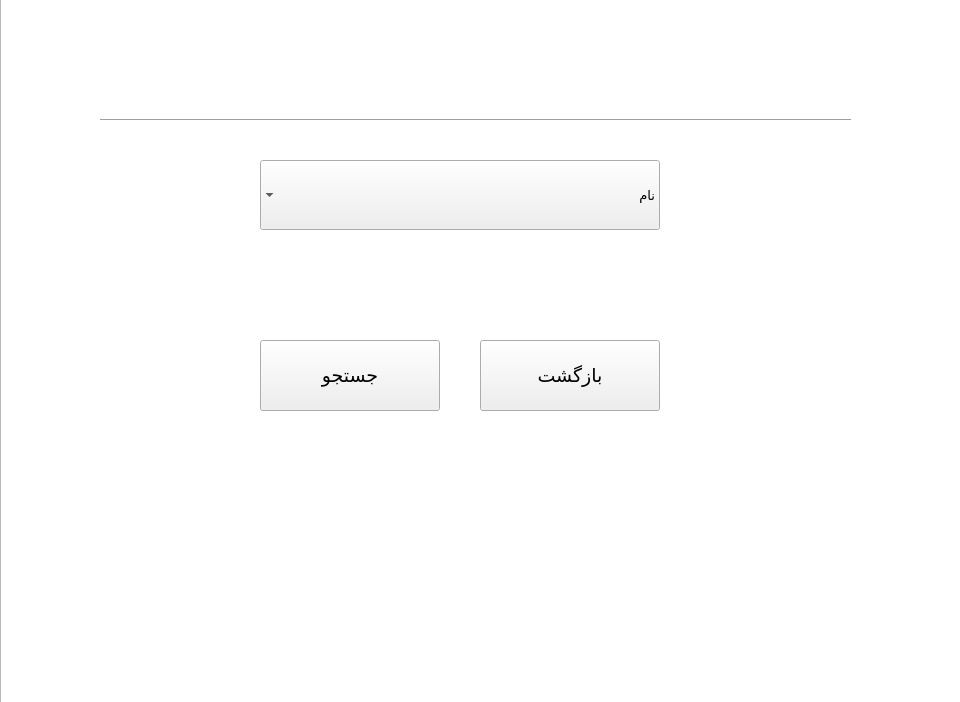
<?xml version="1.0" encoding="UTF-8"?>
<ui version="4.0">
 <class>searchpanel</class>
 <widget class="QWidget" name="searchpanel">
  <property name="geometry">
   <rect>
    <x>0</x>
    <y>0</y>
    <width>960</width>
    <height>702</height>
   </rect>
  </property>
  <property name="windowTitle">
   <string>Form</string>
  </property>
  <widget class="QGraphicsView" name="imageView">
   <property name="geometry">
    <rect>
     <x>0</x>
     <y>-10</y>
     <width>971</width>
     <height>741</height>
    </rect>
   </property>
   <property name="font">
    <font>
     <family>Yekan Bakh</family>
    </font>
   </property>
   <property name="styleSheet">
    <string notr="true">background-image: url(:/images/background);</string>
   </property>
  </widget>
  <widget class="Line" name="line">
   <property name="geometry">
    <rect>
     <x>100</x>
     <y>110</y>
     <width>751</width>
     <height>20</height>
    </rect>
   </property>
   <property name="sizePolicy">
    <sizepolicy hsizetype="Maximum" vsizetype="Fixed">
     <horstretch>0</horstretch>
     <verstretch>0</verstretch>
    </sizepolicy>
   </property>
   <property name="orientation">
    <enum>Qt::Horizontal</enum>
   </property>
  </widget>
  <widget class="QLabel" name="label">
   <property name="geometry">
    <rect>
     <x>320</x>
     <y>30</y>
     <width>301</width>
     <height>81</height>
    </rect>
   </property>
   <property name="sizePolicy">
    <sizepolicy hsizetype="Maximum" vsizetype="Maximum">
     <horstretch>0</horstretch>
     <verstretch>0</verstretch>
    </sizepolicy>
   </property>
   <property name="minimumSize">
    <size>
     <width>301</width>
     <height>0</height>
    </size>
   </property>
   <property name="maximumSize">
    <size>
     <width>301</width>
     <height>16777215</height>
    </size>
   </property>
   <property name="font">
    <font>
     <family>Yekan Bakh</family>
     <pointsize>24</pointsize>
    </font>
   </property>
   <property name="layoutDirection">
    <enum>Qt::RightToLeft</enum>
   </property>
   <property name="styleSheet">
    <string notr="true">color:white;</string>
   </property>
   <property name="text">
    <string>جستجو کالا</string>
   </property>
   <property name="alignment">
    <set>Qt::AlignCenter</set>
   </property>
  </widget>
  <widget class="QComboBox" name="accordingTo">
   <property name="geometry">
    <rect>
     <x>260</x>
     <y>160</y>
     <width>400</width>
     <height>70</height>
    </rect>
   </property>
   <property name="font">
    <font>
     <family>Yekan Bakh</family>
     <pointsize>10</pointsize>
    </font>
   </property>
   <property name="cursor">
    <cursorShape>PointingHandCursor</cursorShape>
   </property>
   <property name="focusPolicy">
    <enum>Qt::TabFocus</enum>
   </property>
   <property name="layoutDirection">
    <enum>Qt::RightToLeft</enum>
   </property>
   <property name="iconSize">
    <size>
     <width>0</width>
     <height>0</height>
    </size>
   </property>
   <property name="frame">
    <bool>false</bool>
   </property>
   <item>
    <property name="text">
     <string>نام</string>
    </property>
   </item>
   <item>
    <property name="text">
     <string>دسته بندی</string>
    </property>
   </item>
   <item>
    <property name="text">
     <string>فروشنده</string>
    </property>
   </item>
   <item>
    <property name="text">
     <string>برند</string>
    </property>
   </item>
  </widget>
  <widget class="QLabel" name="label_2">
   <property name="geometry">
    <rect>
     <x>670</x>
     <y>160</y>
     <width>151</width>
     <height>71</height>
    </rect>
   </property>
   <property name="font">
    <font>
     <family>Yekan Bakh</family>
     <pointsize>12</pointsize>
    </font>
   </property>
   <property name="layoutDirection">
    <enum>Qt::RightToLeft</enum>
   </property>
   <property name="styleSheet">
    <string notr="true">color:white;</string>
   </property>
   <property name="text">
    <string>بر اساس</string>
   </property>
   <property name="alignment">
    <set>Qt::AlignCenter</set>
   </property>
  </widget>
  <widget class="QLineEdit" name="searchText">
   <property name="geometry">
    <rect>
     <x>260</x>
     <y>240</y>
     <width>400</width>
     <height>70</height>
    </rect>
   </property>
   <property name="font">
    <font>
     <family>Yekan Bakh</family>
     <pointsize>12</pointsize>
    </font>
   </property>
   <property name="acceptDrops">
    <bool>false</bool>
   </property>
   <property name="frame">
    <bool>false</bool>
   </property>
   <property name="alignment">
    <set>Qt::AlignCenter</set>
   </property>
  </widget>
  <widget class="QLabel" name="label_3">
   <property name="geometry">
    <rect>
     <x>670</x>
     <y>240</y>
     <width>151</width>
     <height>71</height>
    </rect>
   </property>
   <property name="font">
    <font>
     <family>Yekan Bakh</family>
     <pointsize>12</pointsize>
    </font>
   </property>
   <property name="layoutDirection">
    <enum>Qt::RightToLeft</enum>
   </property>
   <property name="styleSheet">
    <string notr="true">color:white;</string>
   </property>
   <property name="text">
    <string>عبارت مورد نظر</string>
   </property>
   <property name="alignment">
    <set>Qt::AlignCenter</set>
   </property>
  </widget>
  <widget class="QPushButton" name="backBtn">
   <property name="geometry">
    <rect>
     <x>480</x>
     <y>340</y>
     <width>180</width>
     <height>71</height>
    </rect>
   </property>
   <property name="font">
    <font>
     <family>Yekan Bakh</family>
     <pointsize>14</pointsize>
    </font>
   </property>
   <property name="cursor">
    <cursorShape>PointingHandCursor</cursorShape>
   </property>
   <property name="layoutDirection">
    <enum>Qt::RightToLeft</enum>
   </property>
   <property name="styleSheet">
    <string notr="true">background-color:&quot;gray&quot;;
color:&quot;white&quot;;</string>
   </property>
   <property name="text">
    <string>بازگشت</string>
   </property>
  </widget>
  <widget class="QPushButton" name="searchBtn">
   <property name="geometry">
    <rect>
     <x>260</x>
     <y>340</y>
     <width>180</width>
     <height>71</height>
    </rect>
   </property>
   <property name="font">
    <font>
     <family>Yekan Bakh</family>
     <pointsize>14</pointsize>
    </font>
   </property>
   <property name="cursor">
    <cursorShape>PointingHandCursor</cursorShape>
   </property>
   <property name="layoutDirection">
    <enum>Qt::RightToLeft</enum>
   </property>
   <property name="styleSheet">
    <string notr="true">background-color:&quot;green&quot;;
color:&quot;white&quot;;</string>
   </property>
   <property name="text">
    <string>جستجو</string>
   </property>
  </widget>
 </widget>
 <resources/>
 <connections/>
</ui>
